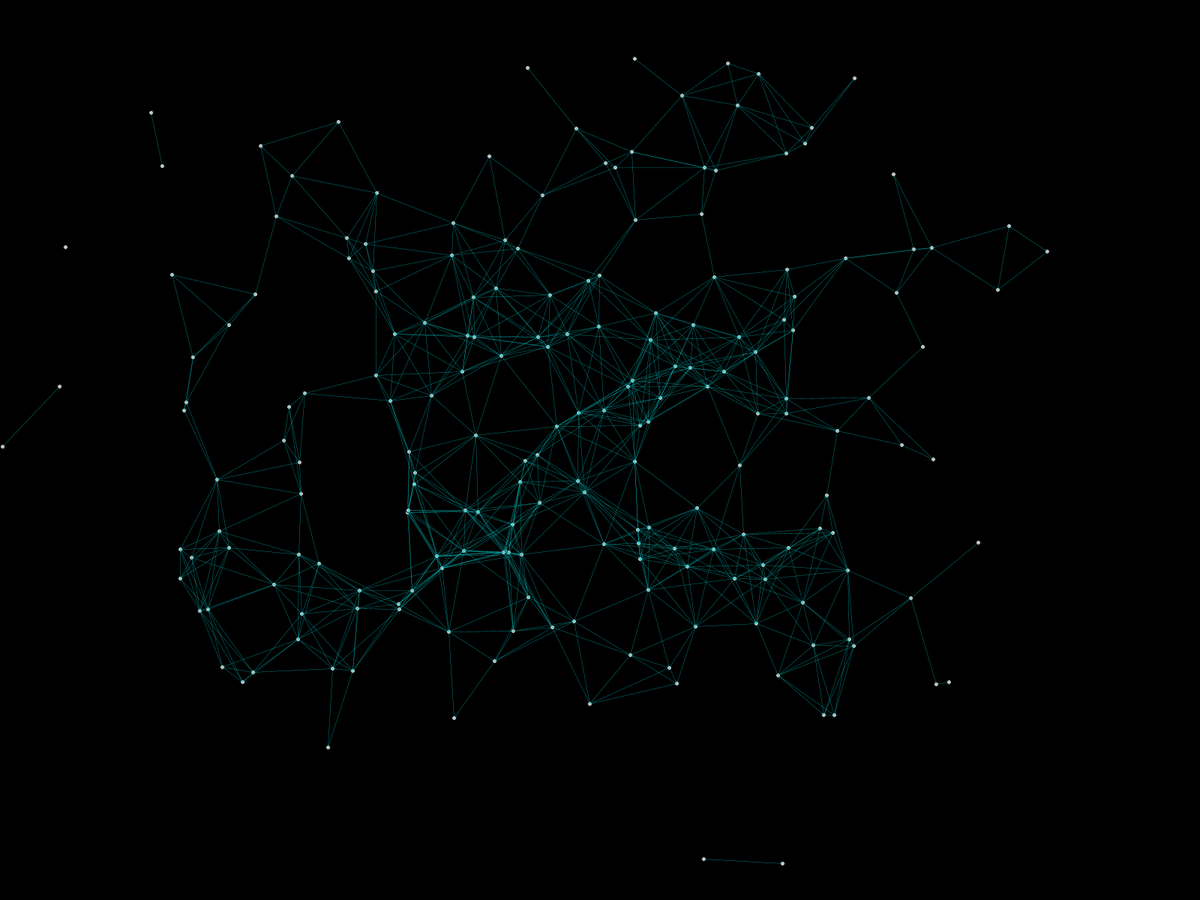
Frame 1 (no input)
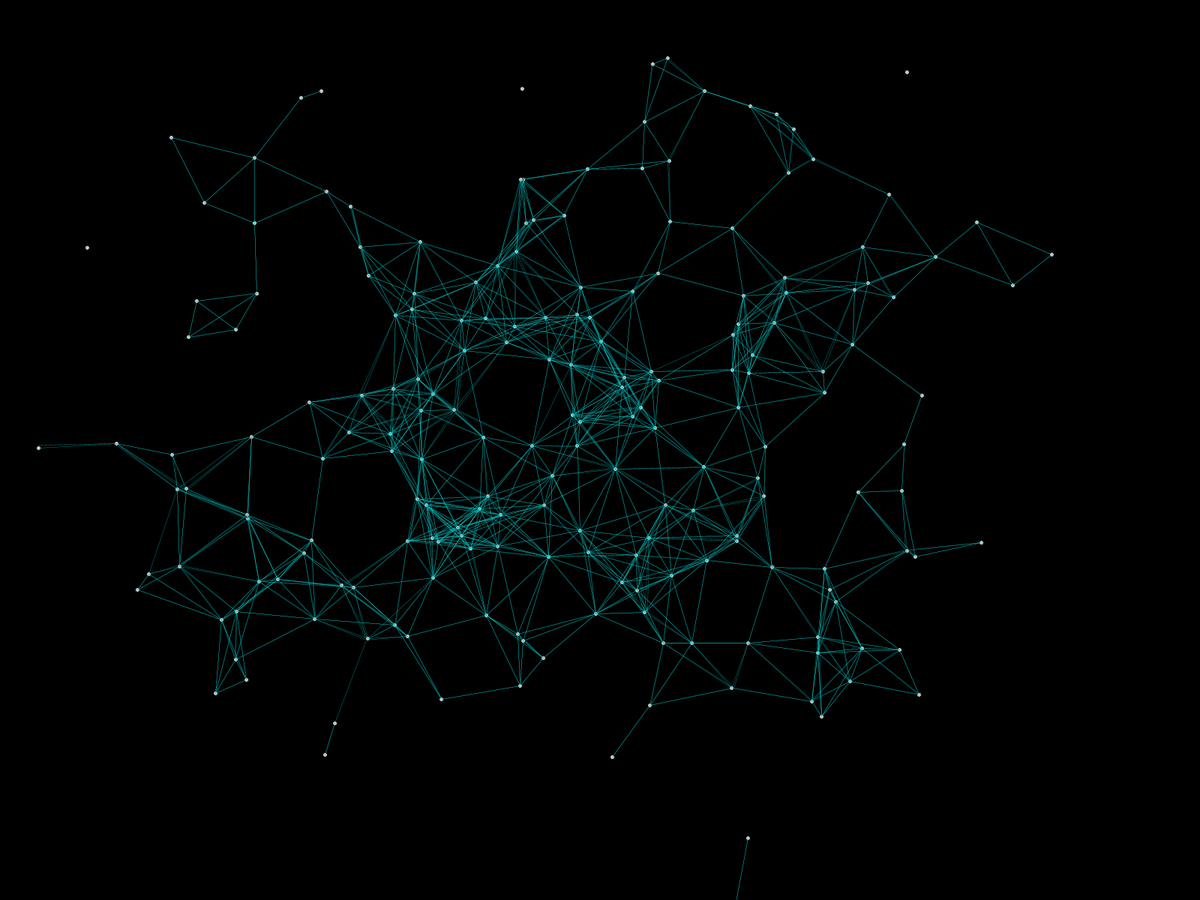
Frame 60 (the mouse pressed at the canvas centre just before this capture)
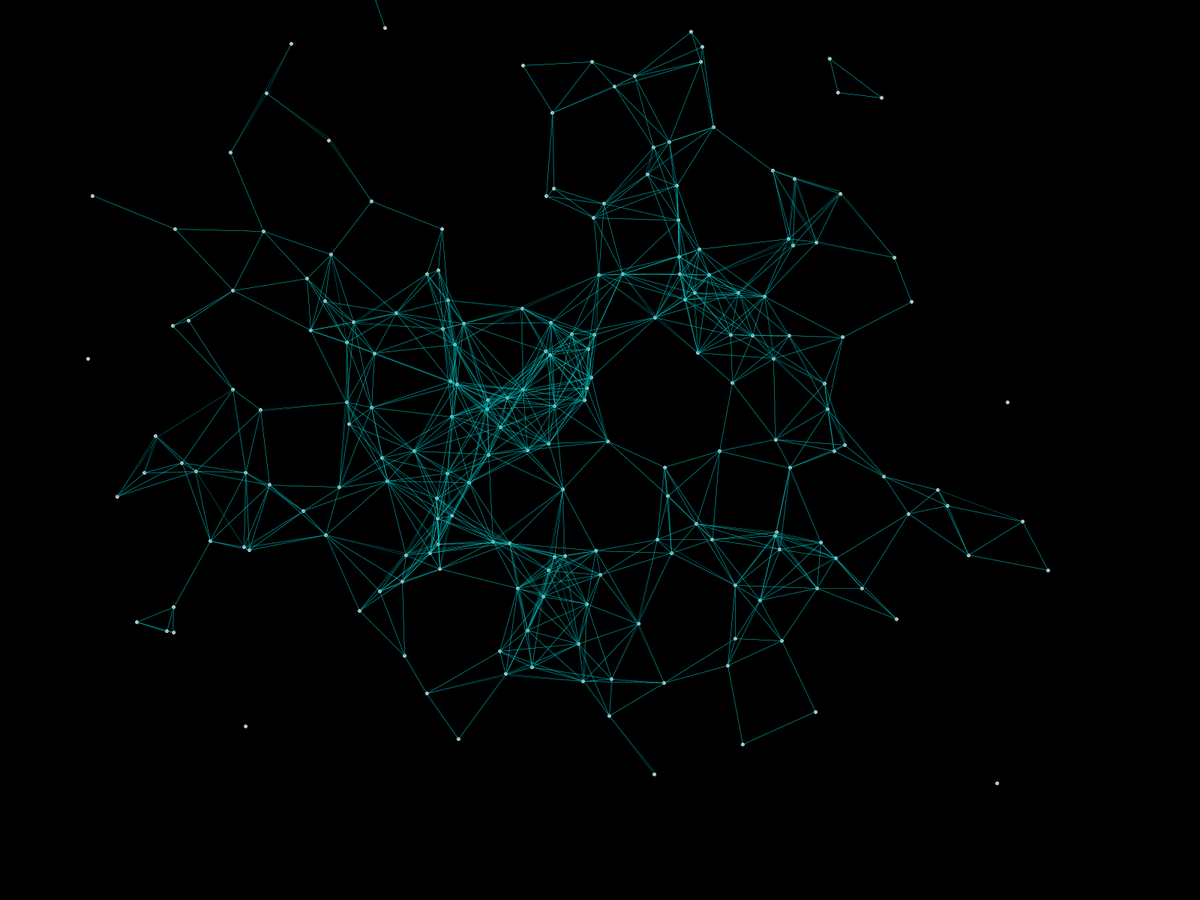
Frame 120 (the mouse held since frame 60 and released just before this capture)

The Processing sketch that drew these frames (run headless with seeded random() and noise(); from frame 60 on, the mouse is pressed at the canvas centre):

// Processing sketch: P11_atomPerlinMesh
// ── P11_atomPerlinMesh.pde
//  Introduction to Processing by Robin Parmar. MIT License.

/*  P11_atomPerlinMesh

	Atom.initialise(): style changed
	Universe.display(): draw connections
*/
Universe us;

int BLACK = 0;

void setup() {
    fullScreen();   
    colorMode(HSB, 1.);

	us = new Universe(200);
}

void draw() {
    background(BLACK);
    us.display();    
}

void mousePressed() {
    us.initialise();
}

// ── Atom.pde
/*
    Each atom rendered as a circle.
    Position, size, and colour are initially randomised.
    Movement is in Perlin space.
*/
class Atom {
    float x, y;             // position in space
    float d;                // diameter
    color c;                // colour of atom
    float xper, yper;       // coordinates in Perlin space
    float speed = 0.001;    // speed in Perlin space
    
    Atom() {
        initialise();
    }
    
    // randomise values
    void initialise() {
        // randomise Perlin position (instead of actual position)
        xper = random(width);
        yper = random(height);
        
        // *CHANGED*
        d = 6.;
    	c = color(.8);
    }

    // draw a circle
    void display() {
        fill(c);
        circle(x, y, d);
    }

    // coordinates are determined by Perlin space
    void update() {
        x = map(noise(xper), 0, 1, -200, width+200);
        y = map(noise(yper), 0, 1, -200, height+200);

        // increment values to traverse space
        xper += speed;
        yper += speed;
    }
}

// ── Universe.pde
/*
    The Universe holds an array of Atoms. This is an object factory, 
    creating and managing the individual particles.
*/

class Universe {
    int size;
    Atom[] cluster;

    // within this distance we draw a connecting line *NEW*
    float proximity = height * .1;

    // line colour *NEW*
    color c = color(.5, 1., .8);

    Universe(int size_) {
        size = size_;      
        cluster = new Atom[size];
        initialise();        
    }
    
    // display each atom in the universe
    void display() {
        for (Atom a : cluster) {
            a.update();
            a.display();
            
            // draw connections *NEW*
            for (Atom b : cluster) {
                // don't compare to self!
                if (a != b) {
                    // are points near each other?
                    if (dist(a.x, a.y, b.x, b.y) < proximity) {
                        pushStyle();
                            stroke(c);
                            strokeWeight(0.3);
                            line(a.x, a.y, b.x, b.y);
                        popStyle();
                    }
                }
            }
        }
    }

    void initialise() {
        for (int i=0; i<size; i++) {
            cluster[i] = new Atom();
        }
    }
}
